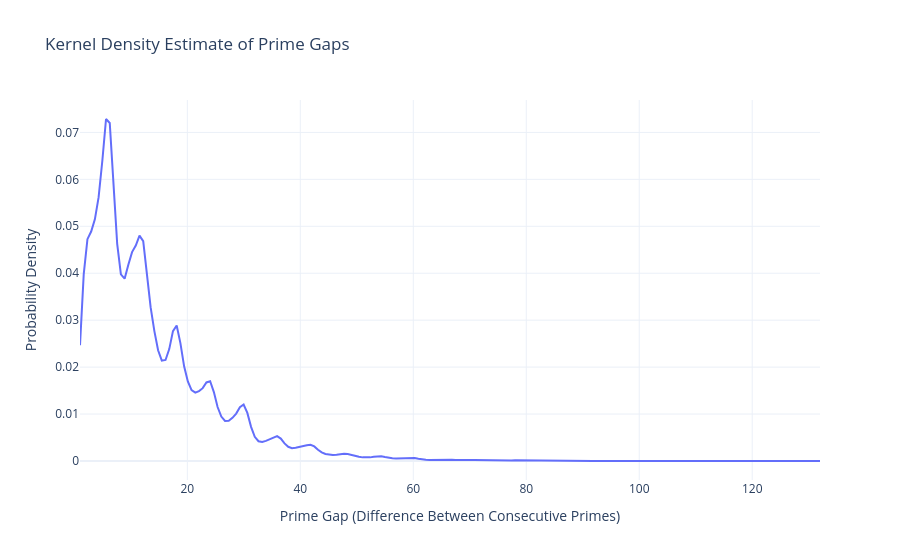

Write notebook code for a chart like this one.
### Code cell
density = scipy.stats.gaussian_kde(gaps)
xs = np.linspace(min(gaps), max(gaps), 200)

fig = go.Figure()

fig.add_trace(go.Scatter(
    x=xs,
    y=density(xs),
    mode='lines',
    name='Density'
))

fig.update_layout(
    title="Kernel Density Estimate of Prime Gaps",
    xaxis_title="Prime Gap (Difference Between Consecutive Primes)",
    yaxis_title="Probability Density",
    template="plotly_white"
)

fig.show()

### Figure 1 — Plotly figure (JSON) as saved in the notebook; plotly's stock layout.template omitted (floating-point values rounded to 4 significant figures; data arrays with more than 128 entries replaced by an {"elided": "..."} marker saying what was removed)
{"data": [{"mode": "lines", "name": "Density", "type": "scatter", "x": {"elided": "200 float values"}, "y": {"elided": "200 float values"}}], "layout": {"title": {"text": "Kernel Density Estimate of Prime Gaps"}, "xaxis": {"title": {"text": "Prime Gap (Difference Between Consecutive Primes)"}}, "yaxis": {"title": {"text": "Probability Density"}}}}
